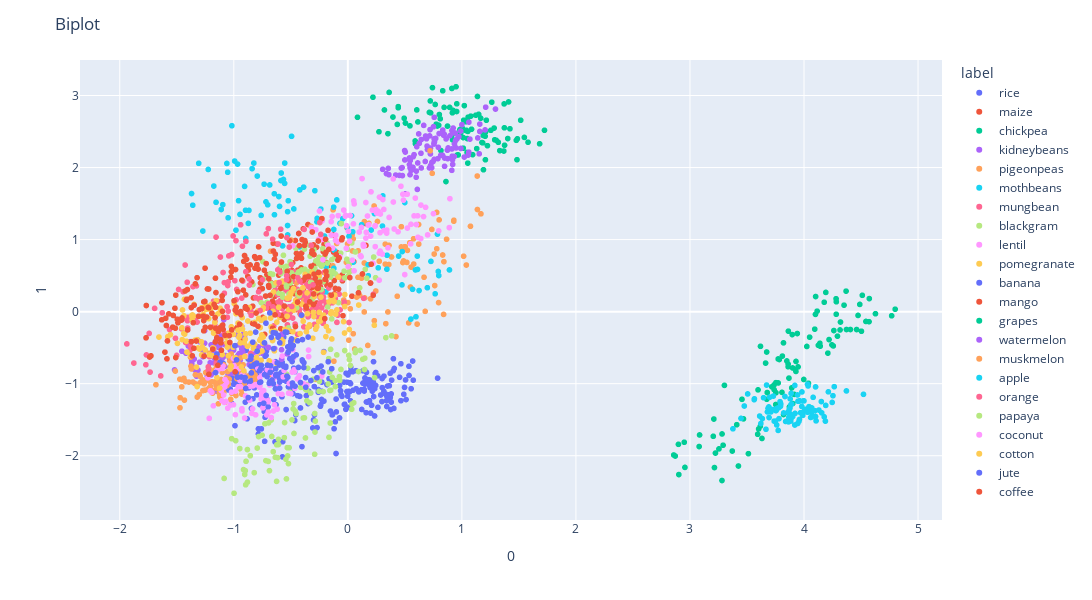
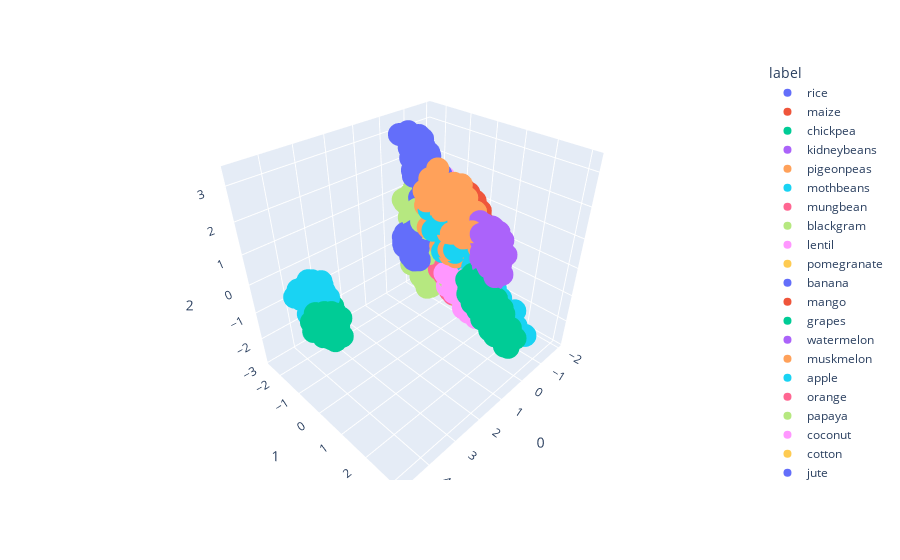

The notebook cell saved with these charts, in order:
### Markdown cell above
Gráficamos las componentes en un grafico 3D:
* Las componentes seleccionadas son 4 pero a modo ilustrativo se graficaran las tres primeras

### Code cell
fig = px.scatter(pca_features, x=0, y=1, color = pca_df["label"],  labels={'color': 'label'} )
fig.update_layout(title = "Biplot",width = 1200,height = 600)
fig.show()
fig = px.scatter_3d(pca_features, x=0, y=1, z=2,
              color=pca_df["label"],  labels={'color': 'label'})
fig.show()
